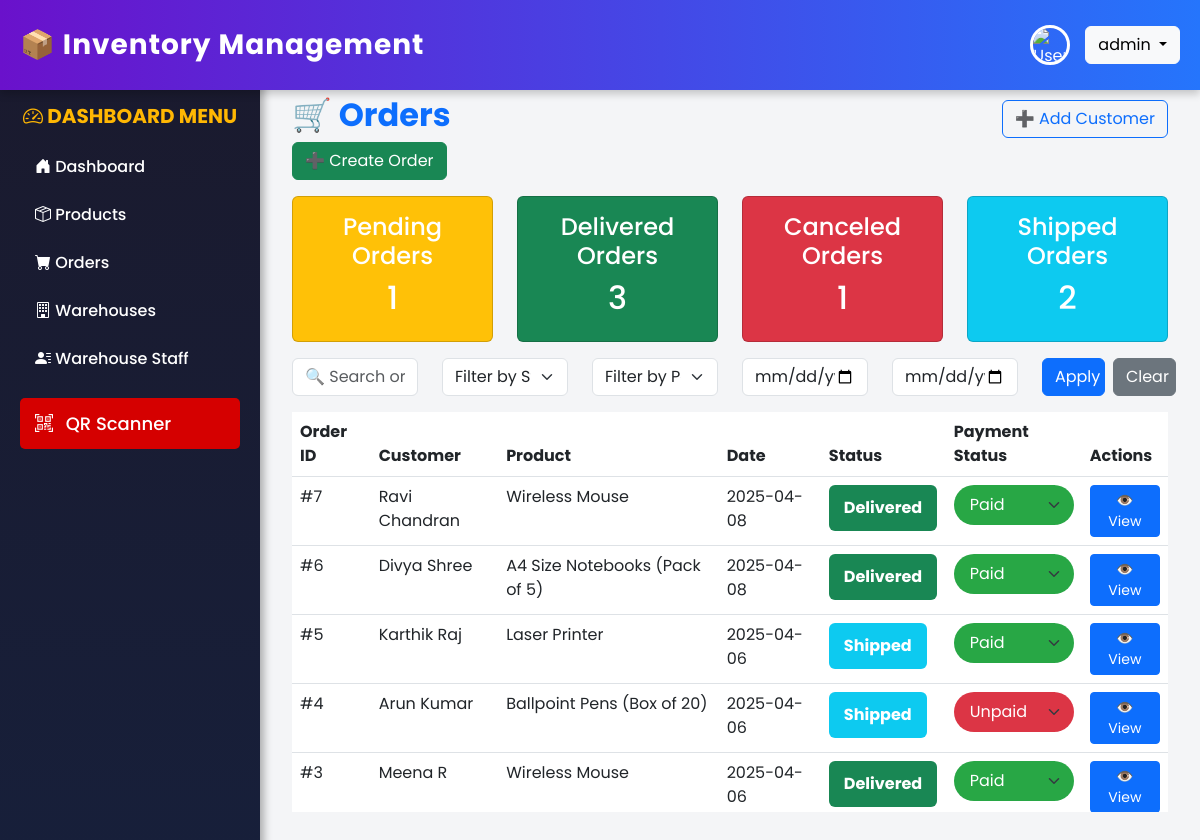
The app's page /orders/ (signed in), older data.
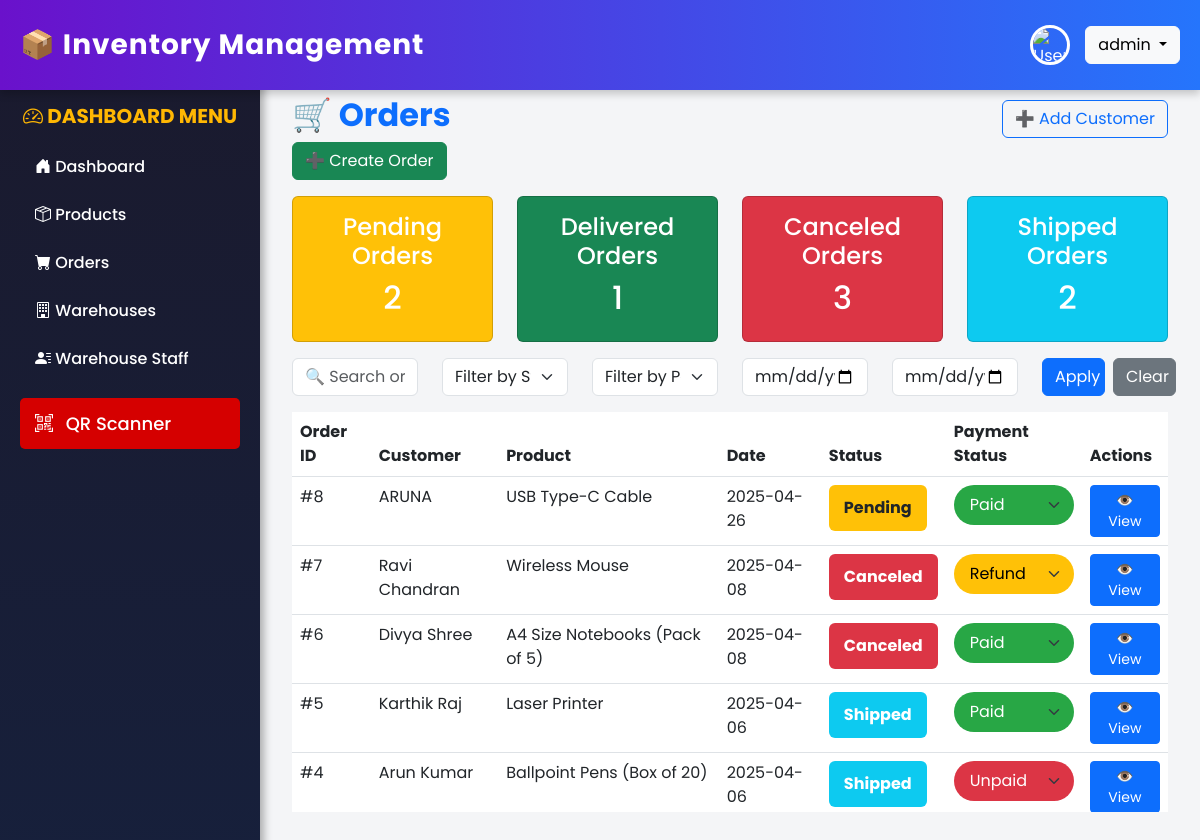
The same page, newer data.
### inventory/models.py (models this page shows, shortened)
class Order(models.Model):
    STATUS_CHOICES = [
        ('pending', 'Pending'),
        ('shipped', 'Shipped'),
        ('delivered', 'Delivered'),
        ('canceled', 'Canceled'),
    ]
    PAYMENT_STATUS_CHOICES = [
        ('paid', 'Paid'),
        ('unpaid', 'Unpaid'),
        ('refund', 'Refund Processed'),
    ]
    customer = models.ForeignKey(Customer, on_delete=models.CASCADE)
    product = models.ForeignKey(Product, on_delete=models.CASCADE)
    quantity = models.PositiveIntegerField()
    price = models.DecimalField(max_digits=10, decimal_places=2, default=0.00)
    total_price = models.DecimalField(max_digits=10, decimal_places=2, default=0.00)
    status = models.CharField(max_length=20, choices=STATUS_CHOICES, default='pending')
    payment_status = models.CharField(max_length=20, choices=PAYMENT_STATUS_CHOICES, default='unpaid')
    order_date = models.DateTimeField(auto_now_add=True)
    expected_delivery_date = models.DateField(null=True, blank=True)
    shipping_details = models.TextField(blank=True, null=True)

class Customer(models.Model):
    name = models.CharField(max_length=255)
    email = models.EmailField(unique=True)
    phone = models.CharField(max_length=20)
    address = models.TextField()
    def __str__(self):
        return self.name

class Product(models.Model):
    name = models.CharField(max_length=255)
    stock_keeping_unit = models.CharField(max_length=100)
    category = models.ForeignKey('Category', on_delete=models.CASCADE)
    quantity_in_stock = models.PositiveIntegerField()
    reorder_level = models.PositiveIntegerField(default=10)
    supplier = models.ForeignKey('Supplier', on_delete=models.SET_NULL, null=True, blank=True)
    purchase_price = models.DecimalField(max_digits=10, decimal_places=2)
    selling_price = models.DecimalField(max_digits=10, decimal_places=2)
    description = models.TextField(blank=True, null=True)
    warehouse_location = models.CharField(max_length=255)
    created_at = models.DateTimeField(auto_now_add=True)
    product_image = models.ImageField(upload_to="product_images/", null=True, blank=True)
    barcode = models.ImageField(upload_to="qrcodes/", blank=True, null=True)
    def __str__(self):
        return self.name

### inventory/views.py (the view)
# urls.py: path('orders/', views.order_list, name='order_list'),
def order_list(request):
    orders = Order.objects.all().order_by("-id")
    pending_orders = Order.objects.filter(status__iexact="pending").count()
    delivered_orders = Order.objects.filter(status__iexact="delivered").count()
    canceled_orders = Order.objects.filter(status__iexact="canceled").count()
    shipped_orders = Order.objects.filter(status__iexact="shipped").count()
    unpaid_orders = Order.objects.filter(payment_status__iexact="unpaid").count()
    paid_orders = Order.objects.filter(payment_status__iexact="paid").count()
    refunded_orders = Order.objects.filter(payment_status__iexact="refund").count()
    return render(request, "inventory/order/order_list.html", {
        "orders": orders,
        "pending_orders": pending_orders,
        "delivered_orders": delivered_orders,
        "canceled_orders": canceled_orders,
        "shipped_orders": shipped_orders,
        "unpaid_orders": unpaid_orders,
        "paid_orders": paid_orders,
        "refunded_orders": refunded_orders,
    })

### inventory/templates/inventory/order/order_list.html (shortened to what this page needs)
{% extends 'inventory/base.html' %}
{% block content %}
<div class="container">
  <div class="d-flex justify-content-between align-items-center mt-3">
    <h2 class="fw-bold text-primary">🛒 Orders</h2>
    <a href="{% url 'inventory:add_customer' %}" class="btn btn-outline-primary">
      ➕ Add Customer
    </a>
  </div>
  <a href="{% url 'inventory:create_order' %}" class="btn btn-success mb-3">
    ➕ Create Order
  </a>
  <div class="row mb-3">
    <div class="col-md-3">
      <div class="card text-white bg-warning text-center">
        <div class="card-body">
          <h4>Pending Orders</h4>
          <h2>{{ pending_orders }}</h2>
        </div>
      </div>
    </div>
    <div class="col-md-3">
      <div class="card text-white bg-success text-center">
        <div class="card-body">
          <h4>Delivered Orders</h4>
          <h2>{{ delivered_orders }}</h2>
        </div>
      </div>
    </div>
    <div class="col-md-3">
      <div class="card text-white bg-danger text-center">
        <div class="card-body">
          <h4>Canceled Orders</h4>
          <h2>{{ canceled_orders }}</h2>
        </div>
      </div>
    </div>
    <div class="col-md-3">
      <div class="card text-white bg-info text-center">
        <div class="card-body">
          <h4>Shipped Orders</h4>
          <h2>{{ shipped_orders }}</h2>
        </div>
      </div>
    </div>
  </div>
  <div class="row mb-3 align-items-end">
    <div class="col-md-2">
      <input type="text" id="searchFilter" class="form-control" placeholder="🔍 Search orders...">
    </div>
    <div class="col-md-2">
      <select id="statusFilter" class="form-select">
        <option value="">Filter by Status</option>
      </select>
    </div>
    <div class="col-md-2">
      <select id="paymentFilter" class="form-select">
        <option value="">Filter by Payment</option>
      </select>
    </div>
    <div class="col-md-2">
      <input type="date" id="startDate" class="form-control">
    </div>
    <div class="col-md-2">
      <input type="date" id="endDate" class="form-control">
    </div>
    <div class="col-md-2 d-flex gap-2">
      <button class="btn btn-primary w-50" onclick="filterOrders()">Apply</button>
      <button class="btn btn-secondary w-50" onclick="clearFilters()">Clear</button>
    </div>
  </div>
  <div class="table-responsive" style="max-height: 400px; overflow-y: auto;">
    <table class="table table-hover shadow-sm rounded-3">
      <thead class="text-white sticky-top" style="background: linear-gradient(135deg, #11998e, #38ef7d); top: 0;">
        <tr>
          <th>Order ID</th>
          <th>Customer</th>
          <th>Product</th>
          <th>Date</th>
          <th>Status</th>
          <th>Payment Status</th>
          <th>Actions</th>
        </tr>
      </thead>
      <tbody id="orderTableBody">
        {% for order in orders %}
        <tr class="
        {% if order.status|lower == 'pending' %}bg-warning text-dark{% endif %}
        {% if order.status|lower == 'shipped' %}bg-info{% endif %}
        {% if order.status|lower == 'delivered' %}bg-success{% endif %}
        {% if order.status|lower == 'canceled' %}bg-danger{% endif %}
    " data-status="{{ order.status|lower }}"
            data-payment="{{ order.payment_status|lower }}"
            data-customer="{{ order.customer|lower }}"
            data-product="{{ order.product|lower }}"
            data-date="{{ order.order_date|date:'Y-m-d' }}">
          <td>#{{ order.id }}</td>
          <td>{{ order.customer }}</td>
          <td>{{ order.product }}</td>
          <td>{{ order.order_date|date:"Y-m-d" }}</td>
          <td>
            <span class="badge pt
            {% if order.status|lower == 'pending' %} bg-warning text-dark
            {% elif order.status|lower == 'shipped' %} bg-info
            {% elif order.status|lower == 'delivered' %} bg-success
            {% elif order.status|lower == 'canceled' %} bg-danger {% endif %}">
            {{  order.status  }}
          </span>
          </td>
          <td>
            <form class="payment-status-form" data-order-id="{{ order.id }}">
              <select class="form-select payment-status-dropdown px-3 py-2 rounded-pill
                {% if order.payment_status == 'unpaid' %} unpaid-badge
                {% elif order.payment_status == 'paid' %} paid-badge
                {% elif order.payment_status == 'refund' %} refund-badge {% endif %}"
                data-initial-value="{{ order.payment_status }}" style="border: none; outline: none;">
                <option value="unpaid" {% if order.payment_status == 'unpaid' %}selected{% endif %}>Unpaid</option>
                <option value="paid" {% if order.payment_status == 'paid' %}selected{% endif %}>Paid</option>
                <option value="refund" {% if order.payment_status == 'refund' %}selected{% endif %}>Refund</option>
              </select>
            </form>
          </td>
          <td>
            <a href="{% url 'inventory:order_detail' order.id %}" class="btn btn-primary btn-sm">👁️ View</a>
          </td>
        </tr>
        {% endfor %}
      </tbody>
    </table>
  </div>
</div>
{% endblock %}

### inventory/templates/inventory/base.html (shortened to what this page needs)
<!DOCTYPE html>
<html lang="en">
  <head>
    <link
      href="https://cdn.jsdelivr.net/npm/bootstrap@5.3.0/dist/css/bootstrap.min.css"
      rel="stylesheet"
    />
    <link
      href="https://cdn.jsdelivr.net/npm/bootstrap-icons@1.10.5/font/bootstrap-icons.css"
      rel="stylesheet"
    />
  </head>
  <body>
    <div class="main-header">
      <h3>📦 Inventory Management</h3>
      {% if request.session.user_id %}
      <div class="user-menu">
        <img
          src="https://img.freepik.com/premium-vector/profile-picture-placeholder-avatar-silhouette-gray-tones-icon-colored-shapes-gradient_1076610-40164.jpg?w=826"
          class="user-avatar"
          alt="User"
        />
        <div class="dropdown">
          <button
            class="btn btn-light dropdown-toggle"
            type="button"
            data-bs-toggle="dropdown"
          >
            {{ request.session.user_name }}
          </button>
        </div>
      </div>
      {% endif %}
    </div>
    <div class="dashboard-container">
      {% if request.session.user_id %}
      <div class="sidebar">
        <br />
        <h5><i class="bi bi-speedometer2"></i> Dashboard Menu</h5>
        <a href="{% url 'inventory:dashboard' %}">
          <i class="bi bi-house-door-fill"></i> Dashboard
        </a>
        <a href="{% url 'inventory:product_list' %}">
          <i class="bi bi-box-seam"></i> Products
        </a>
        <a href="{% url 'inventory:order_list' %}">
          <i class="bi bi-cart-fill"></i> Orders
        </a>
        {% if request.session.user_role != 'warehouse staff' %}
        <a href="{% url 'inventory:warehouse_list' %}">
          <i class="bi bi-building"></i> Warehouses
        </a>
        <a href="{% url 'inventory:user_list' %}">
          <i class="bi bi-person-lines-fill"></i> Warehouse Staff
        </a>
        {% endif %}
        <div>
          <a href="{% url 'inventory:qr_scanner' %}" class="qr-scanner-menu">
            <i class="bi bi-qr-code-scan"></i> QR Scanner
          </a>
        </div>
      </div>
      {% endif %}
      <div class="main-content">
        {% block content %}{% endblock %}
      </div>
    </div>
  </body>
</html>

### inventory/templates/inventory/base.html (style rules this page uses)
.qr-scanner-menu { font-size: 18px; color: #ffffff !important; text-decoration: none; padding: 10px; display: flex; margin-top: 15px !important; align-items: center; background-color: #d50000; }
.qr-scanner-menu i { margin-right: 8px; }
body { font-family: "Poppins", sans-serif; display: flex; flex-direction: column; height: 100vh; overflow-x: hidden; background-color: #f4f5f7; }
.main-header { background: linear-gradient(to right, #6a11cb, #2575fc); color: white; height: 90px; padding: 15px 20px; display: flex; justify-content: space-between; align-items: center; box-shadow: 0px 4px 8px rgba(0, 0, 0, 0.2); position: fixed; width: 100%; top: 0; z-index: 1000; }
.main-header h3 { margin: 0; font-weight: bold; letter-spacing: 1px; }
.user-menu { display: flex; align-items: center; gap: 15px; }
.user-avatar { width: 40px; height: 40px; border-radius: 50%; border: 3px solid white; object-fit: cover; transition: 0.3s; }
.sidebar { width: 260px; background: linear-gradient(to bottom, #1a1a2e, #16213e); color: white; height: calc(100vh - 60px); padding: 20px; position: fixed; top: 60px; left: 0; box-shadow: 4px 0px 8px rgba(0, 0, 0, 0.3); overflow-y: auto; }
.sidebar h5 { color: #ffb703; text-transform: uppercase; font-weight: bold; margin-bottom: 15px; text-align: center; }
.sidebar a { color: white; display: block; padding: 12px 15px; text-decoration: none; border-radius: 5px; transition: 0.3s; font-weight: 500; position: relative; }
.sidebar a::before { content: ""; position: absolute; left: 0; width: 4px; height: 100%; background-color: transparent; transition: 0.3s; }
.dashboard-container { display: flex; margin-top: 60px; min-height: calc(100vh - 60px); }
.main-content { flex-grow: 1; padding: 20px; margin-left: 262px; overflow-y: auto; min-height: calc(100vh - 60px); transition: margin-left 0.3s ease-in-out; }

### inventory/templates/inventory/order/order_list.html (style rules this page uses)
.unpaid-badge { background-color: #dc3545 !important; color: white; }
.paid-badge { background-color: #28a745 !important; color: white; }
.refund-badge { background-color: #ffc107 !important; color: black; }
.pt { padding: 15px; text-transform: capitalize; font-size: medium; }

Row changes from the older to the newer data that the page shows:
no longer on this page (row unchanged): Order: id "3", customer "Meena R", product "Wireless Mouse", order_date "2025-04-06", status "Delivered", payment_status "Paid"
added Order: id "8", customer "ARUNA", product "USB Type-C Cable", order_date "2025-04-26", status "Pending", payment_status "Paid"
changed Order "Ravi Chandran": status "Delivered" → "Canceled"; payment_status "Paid" → "Refund"
changed Order "Divya Shree": status "Delivered" → "Canceled"
Text that changed along with them:
{{ pending_orders }}: "1" → "2"
{{ delivered_orders }}: "3" → "1"
{{ canceled_orders }}: "1" → "3"
